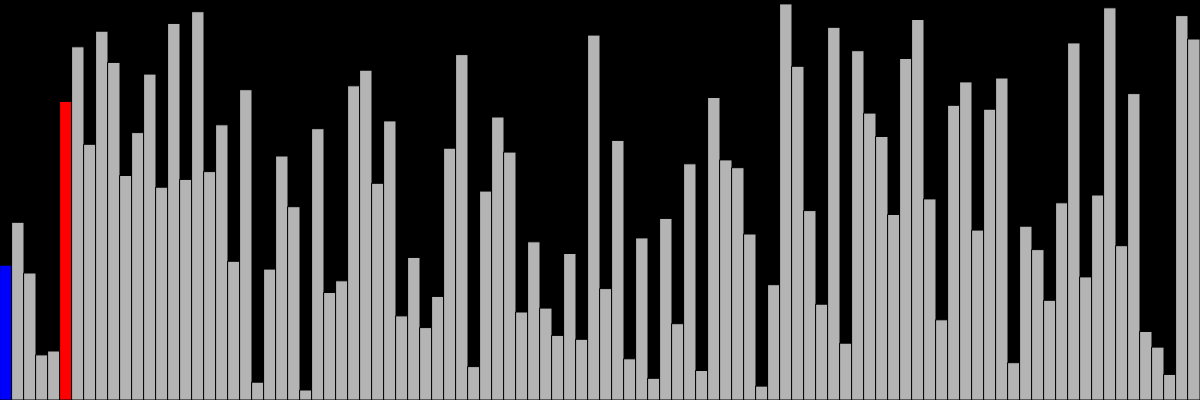
Frame 1 (no input)
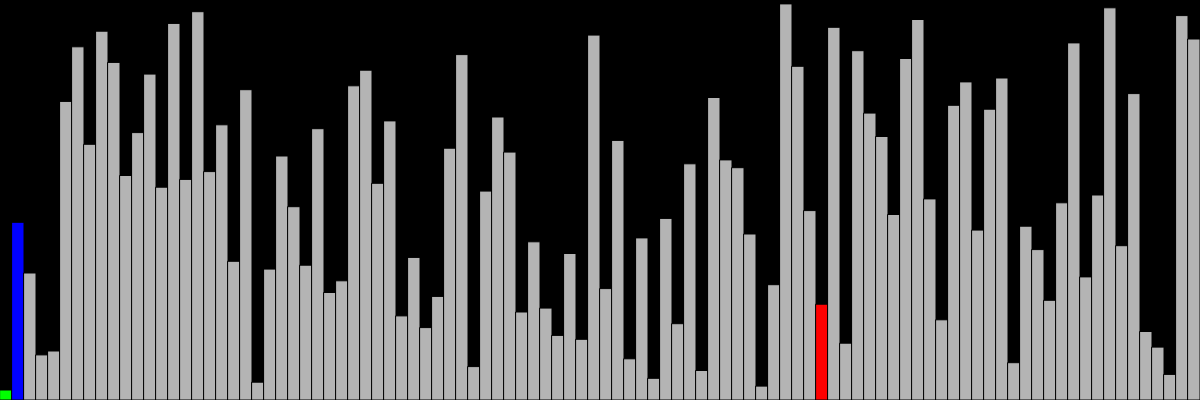
Frame 60 (no input)
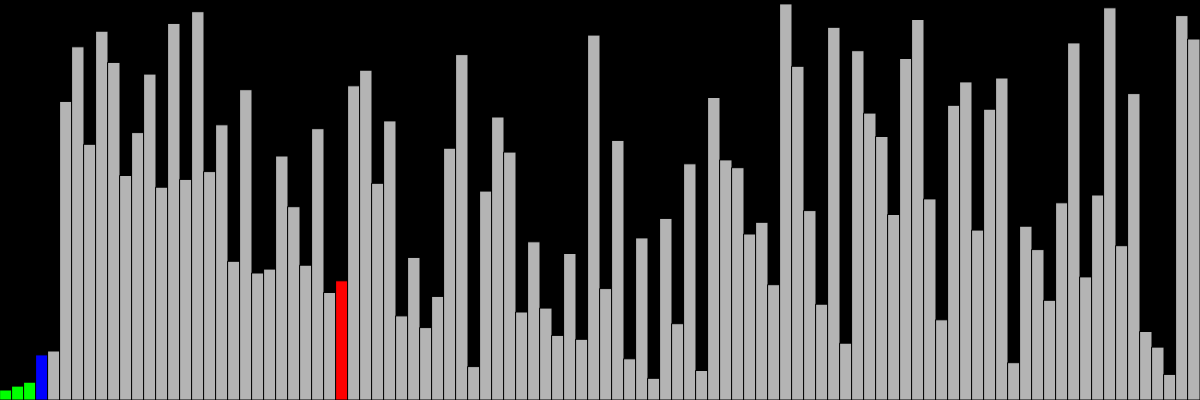
Frame 120 (the mouse pressed at the canvas centre since frame 60)

The p5.js sketch that drew these frames (run headless with seeded random() and noise() and a simulated clock; from frame 60 on, the mouse is pressed at the canvas centre):

// p5.js sketch
// ── sketch.js
//Controls
let cWidth = 1200, cHeight = 400;
const size = 100;
let sleepTime = 0;

let values = new Array(size);
let state = new Array(size);
let finished = false;

function setup()
{
	createCanvas(cWidth, cHeight);
	const low = 10, high = cHeight;
	for (let i = 0; i < size; ++i)
	{
		// values[i] = int(random(low, high))
		values[i] = low + (high - low) * i / size;
		state[i] = -1;
	}
	shuffle(values);
	display();
	const SORT = async () =>
	{
		await selectionsort(values);
		finished = true;
	}
	SORT();
}

function draw()
{
	display()
}

const w = cWidth / size;
function display()
{
	background(0)
	if (finished)
	{
		fill(0, 255, 0)
		for (let i = 0; i < size; ++i)
			rect(w * i, height - values[i], w, values[i])
		noLoop();
		return;
	}

	for (let i = 0; i < size; ++i)
	{
		switch (state[i])
		{
			case 1://pointer
				fill(255, 0, 0);
				break;
			case 2:
				fill(0, 0, 255);//current element
				break;
			case 3:
				fill(0, 255, 0);//sorted
				break;
			default:
				fill(180);
				break;
		}
		rect(w * i, height - values[i], w, values[i])
	}
}

async function selectionsort(a)
{
	for (let i = 0; i < a.length; ++i)
	{
		let min_idx = i;
		state[i] = 2;
		for (let j = i + 1; j < a.length; ++j)
		{
			state[j] = 1;
			if (a[j] < a[min_idx])
				min_idx = j;
			await sleep(sleepTime);
			state[j] = 0;
		}
		swap(a, min_idx, i);
		state[i] = 3;
	}
}

function sleep(ms)
{
	return new Promise(resolve => setTimeout(resolve, ms));
}

function swap(a, i, j)
{
	let t = a[i];
	a[i] = a[j];
	a[j] = t;
}

//Fisher-Yates Algorithm
const shuffle = array =>
{
	for (let i = array.length - 1; i > 0; i--)
	{
		const j = Math.floor(Math.random() * (i + 1));
		const temp = array[i];
		array[i] = array[j];
		array[j] = temp;
	}
}
